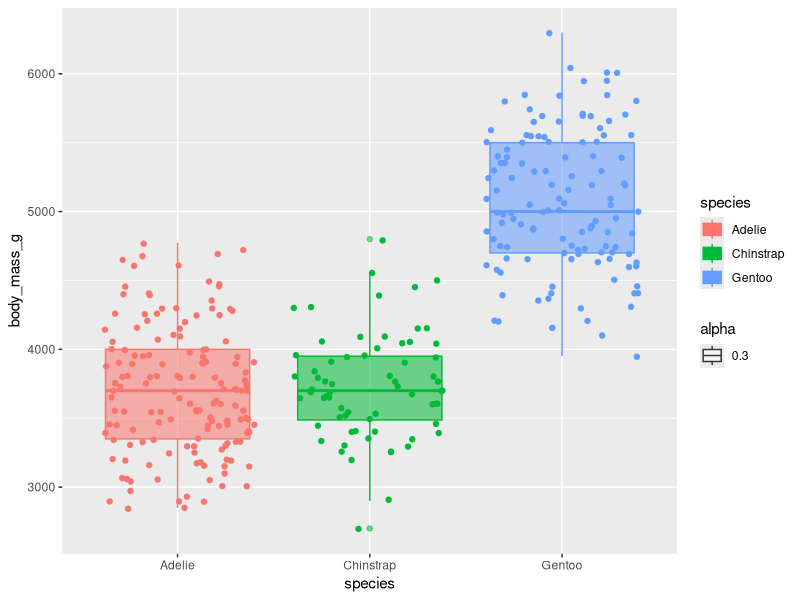
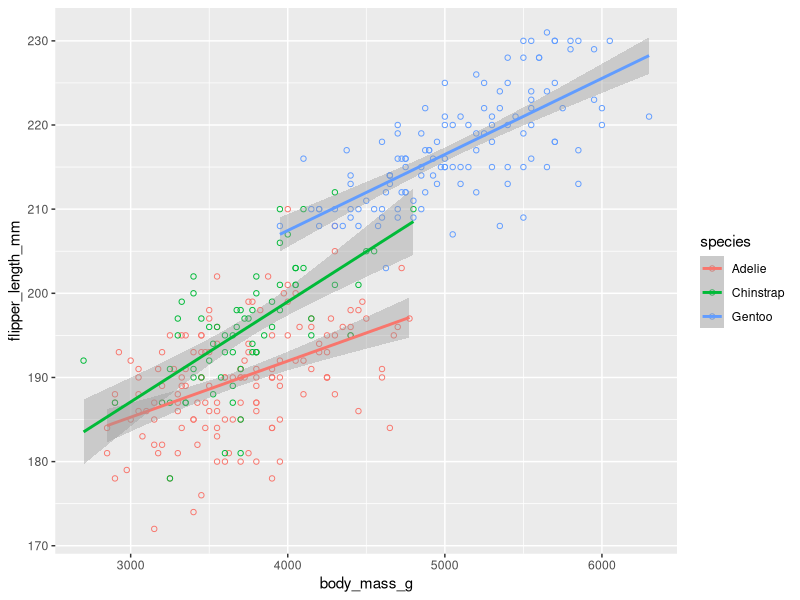
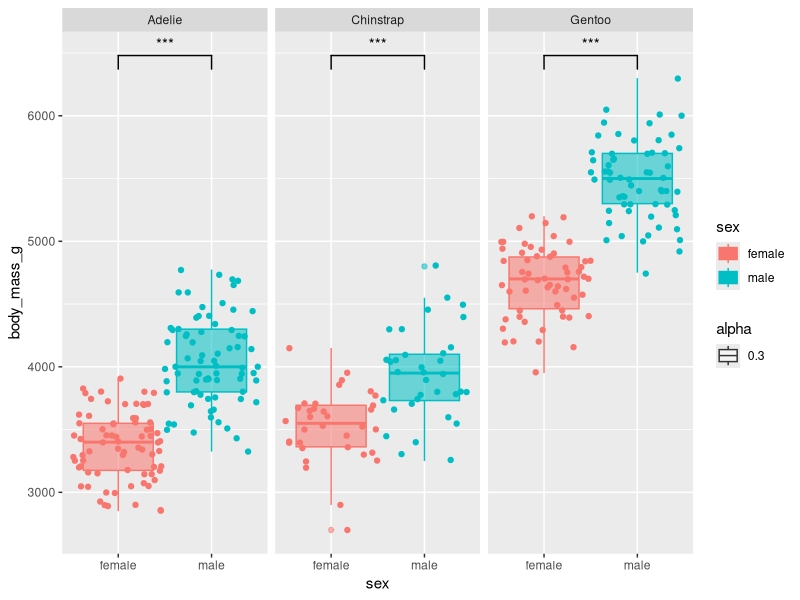

Write R code to recreate these figures, in order.
## ---- chunk 1
knitr::opts_chunk$set(echo = TRUE, dpi=300)
library(palmerpenguins)
library(tidyverse)
library(ggsignif)

## ---- chunk 2
head(penguins)
## ---- chunk 3
ggplot(penguins, aes(color = species, y = body_mass_g, x = species)) +
  geom_boxplot(aes(fill = species, alpha = 0.3)) +
  geom_jitter()  
  
## ---- chunk 4
ggplot(penguins, aes(color = species, x = body_mass_g, y = flipper_length_mm)) +
  geom_point(shape = 1) +
  geom_smooth(method = 'lm')

## ---- chunk 5
penguins <- na.omit(penguins)
ggplot(penguins, aes(color = sex, x = sex, y = body_mass_g)) +
 geom_boxplot(aes(fill = sex, alpha = 0.3)) +
  geom_jitter(width = 0.5) +
  facet_wrap(~species) +
  geom_signif(comparisons = list(c("female","male")), map_signif_level = TRUE, color = "black")

